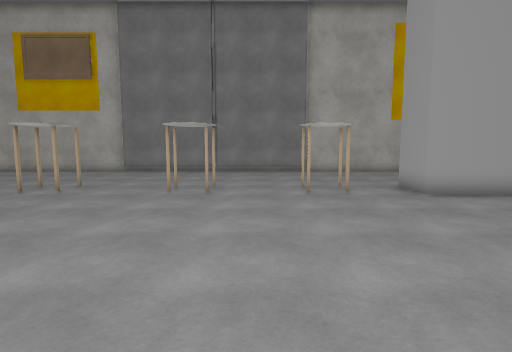
View 1 (above)

17 first-person views from a walk through a Unity game level. The camera is 1.5 m above the floor, tilts 6° down and sees 80° across. The floor is counted in squares, 1 m on a side. Each view is taken from the middle of a square. On the plan, view 1 faces up. The plan holds only what a view shows up to about 15 squares ahead; the rest is blank. The place goes on beyond the plan. The player is left out. Some surface patterns are stand-ins.

View 2
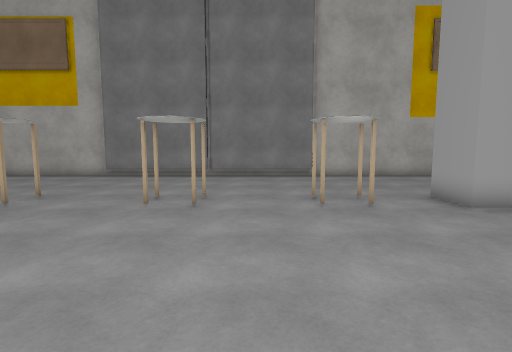

View 3
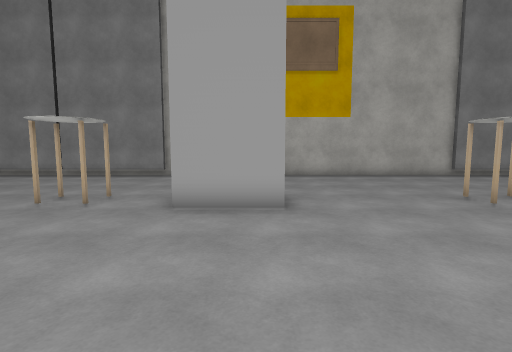

View 4
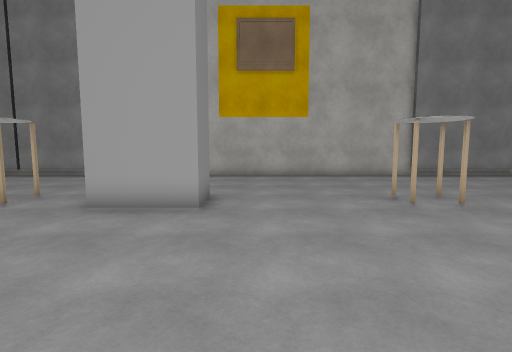

View 5
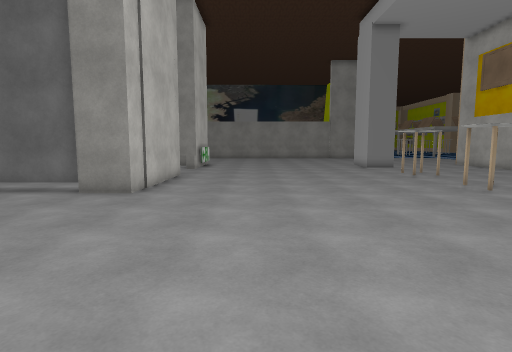

View 6
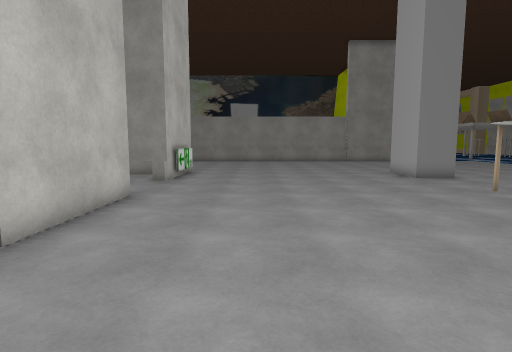

View 7
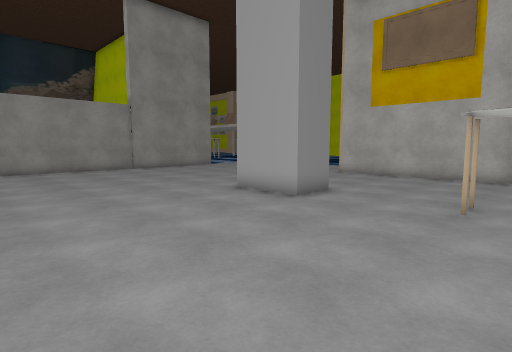

View 8
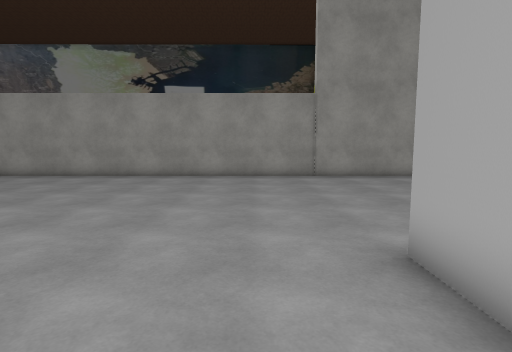

View 9
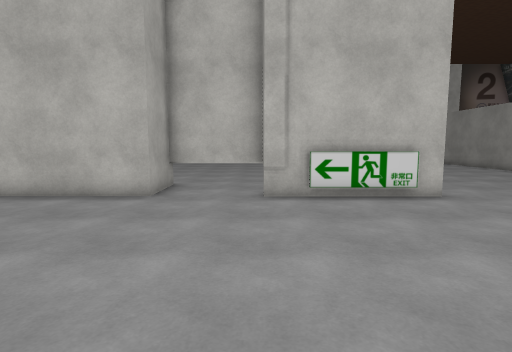

View 10
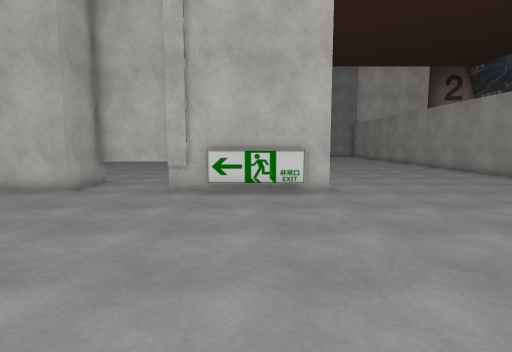

View 11
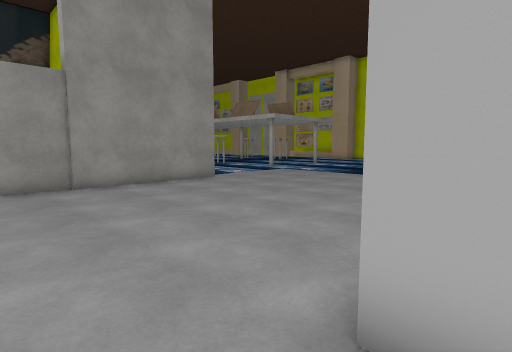

View 12
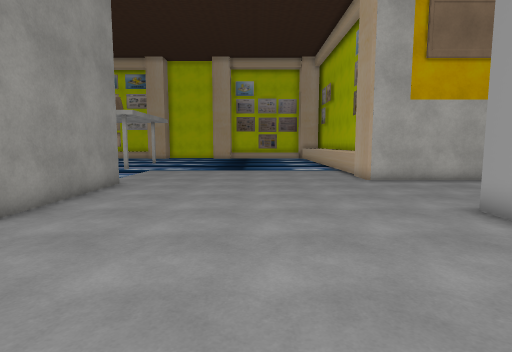

View 13
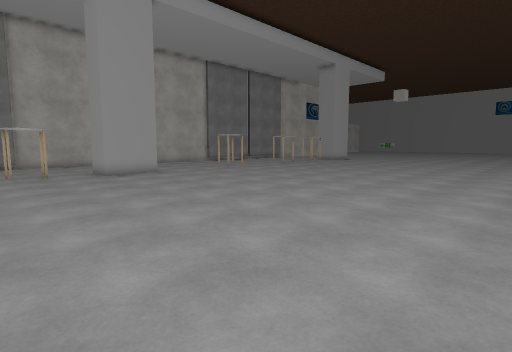

View 14
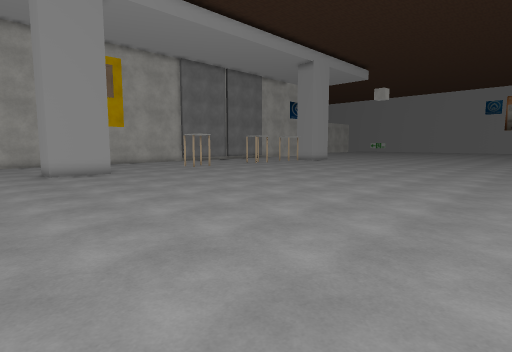

View 15
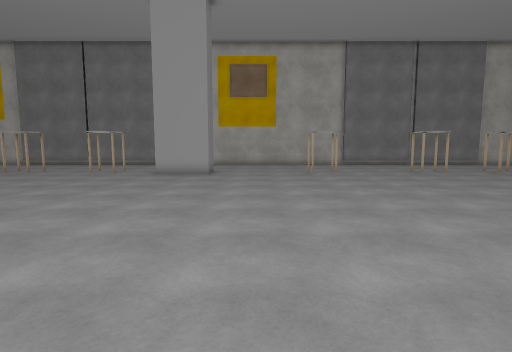

View 16
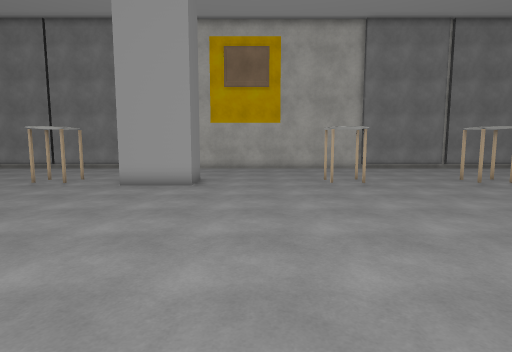

View 17
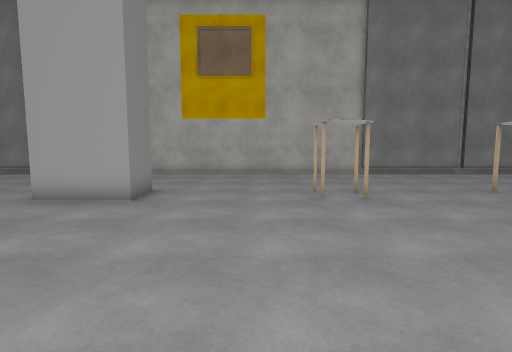

### Floor plan
Points are (right, up) in squares from view 1. A wall is a line through its corners. A room is listed if a view was taken in it or the views show most of it. See-through windows are left out.
Room 1 (views 1, 2, 3, 4, 5, 6, 7, 8, 9, 10, 11, 12, 13, 14, 15, 16, 17)
walls: (-1.6, -3.5) (-1.6, -6.1); (-7, -4.2) (-7, -1.7) (-1.2, -1.7) (-1.2, -3.5); (-11.4, 10.9) (-11.4, 9) (-14, 9); (-10.2, -3.8) (-6.9, -3.8); (-5.5, 16.6) (-14.4, 16.6) (-14.4, 18.4); (-14, 9.9) (-14, 10.8); (7.7, 10.8) (7.7, 9) (5.1, 9) (5.1, 10.8); (2.8, 16.4) (-7.1, 16.4); (-14.6, -1.4) (-11.5, -1.4); (-15.4, -1.7) (-10.2, -1.7) (-10.2, -3.1); (-24.2, -5.5) (-24.2, -7.1); (-24.2, 15.6) (-24.2, -5.1); (18.5, 16.4) (16.4, 16.4); (18.5, 16.6) (-5.4, 16.6)
low walls: (-14.4, 18.5) (-14.4, 19)
objects: other object (-7, 10) to (-6, 10); other object (-3, 10); other object (2, 9) to (3, 10); other object (13, 10) to (14, 10); other object (18, 9) to (18, 10)

Positions as (right, up) in squares from view 1, and headings:
1: (0, 0), facing up
2: (0, 2), facing up
3: (7, 2), facing up
4: (9, 2), facing up
5: (8, 2), facing left
6: (2, 2), facing left
7: (-6, 2), facing up-left
8: (-10, 7), facing left
9: (-10, 7), facing down
10: (-13, 8), facing down
11: (-13, 7), facing up-left
12: (-19, 4), facing up
13: (0, -6), facing up-right
14: (2, -7), facing up-right
15: (10, -6), facing up
16: (10, -2), facing up
17: (11, 1), facing up
